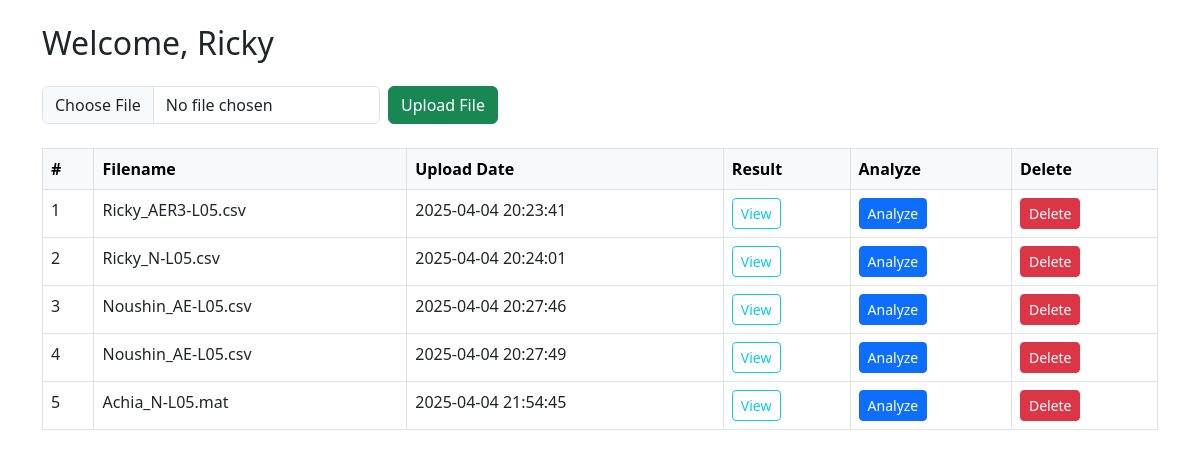
Screenshot of /profile (signed in) with the database file from the repository.
### tables this page shows
CREATE TABLE uploads (
    id INTEGER PRIMARY KEY AUTOINCREMENT,
    user_id INTEGER,
    filename TEXT,
    upload_date TEXT,
    result_path TEXT,
    FOREIGN KEY(user_id) REFERENCES users(id)
);

### app.py (the view)
@app.route('/profile')
def profile():
    if 'user_id' not in session:
        flash("Please login to view your profile.")
        return redirect(url_for('login'))
    user_id = session['user_id']
    conn = sqlite3.connect('database.db')
    cursor = conn.cursor()
    cursor.execute('SELECT id, filename, upload_date, result_path FROM uploads WHERE user_id = ?', (user_id,))
    uploads = cursor.fetchall()
    conn.close()
    return render_template('profile.html', uploads=uploads)

### templates/profile.html (shortened to what this page needs)
<!DOCTYPE html>
<html lang="en">
<head>
  <link href="https://cdn.jsdelivr.net/npm/bootstrap@5.3.0/dist/css/bootstrap.min.css" rel="stylesheet">
</head>
<body class="container py-4">
  <h2 class="mb-4">Welcome, {{ session['username'] }}</h2>
  <form method="POST" action="{{ url_for('upload_only') }}" enctype="multipart/form-data" class="mb-4">
    <div class="row g-2 align-items-center">
      <div class="col-auto">
        <input type="file" name="ecgfile" class="form-control" required>
      </div>
      <div class="col-auto">
        <button class="btn btn-success">Upload File</button>
      </div>
    </div>
  </form>
  {% if uploads %}
  <table class="table table-bordered">
    <thead class="table-light">
      <tr>
        <th>#</th>
        <th>Filename</th>
        <th>Upload Date</th>
        <th>Result</th>
        <th>Analyze</th>
        <th>Delete</th>
      </tr>
    </thead>
    <tbody>
      {% for upload in uploads %}
      <tr>
        <td>{{ loop.index }}</td>
        <td>{{ upload[1] }}</td>
        <td>{{ upload[2] }}</td>
        <td>
          <a href="{{ url_for('static', filename=upload[3].replace('static/', '')) }}" class="btn btn-sm btn-outline-info" target="_blank">View</a>
        </td>
        <td>
          <form method="POST" action="{{ url_for('analyze_file', upload_id=upload[0]) }}">
            <button class="btn btn-sm btn-primary">Analyze</button>
          </form>
        </td>
        <td>
          <form method="POST" action="{{ url_for('delete_upload', upload_id=upload[0]) }}" onsubmit="return confirm('Delete this file?');">
            <button class="btn btn-sm btn-danger">Delete</button>
          </form>
        </td>
      </tr>
      {% endfor %}
    </tbody>
  </table>
  {% else %}
    <p>No files uploaded yet.</p>
  {% endif %}
</body>
</html>

### rows the page displays
uploads: filename "Ricky_AER3-L05.csv", upload_date "2025-04-04 20:23:41"
uploads: filename "Ricky_N-L05.csv", upload_date "2025-04-04 20:24:01"
uploads: filename "Noushin_AE-L05.csv", upload_date "2025-04-04 20:27:46"
uploads: filename "Noushin_AE-L05.csv", upload_date "2025-04-04 20:27:49"
uploads: filename "Achia_N-L05.mat", upload_date "2025-04-04 21:54:45"

### other values shown
{{ session['username'] }} "Ricky"
